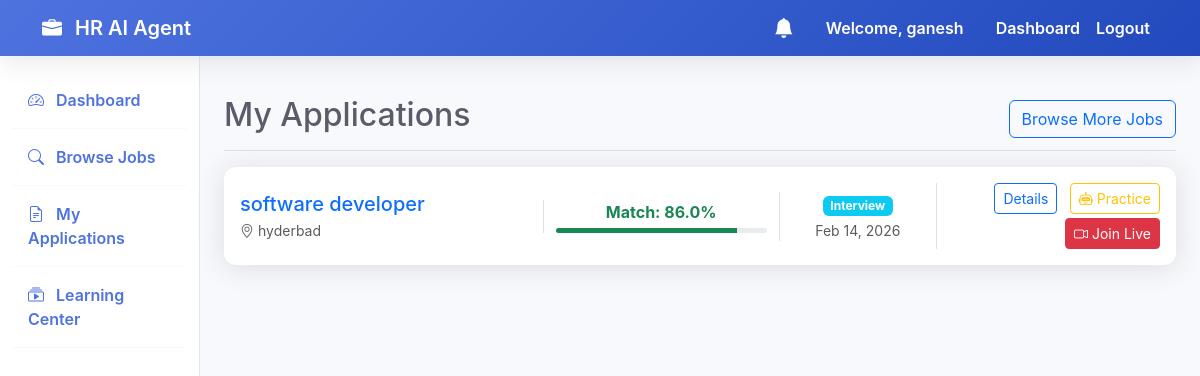
The page /jobs/applications/ (signed in) on the database as committed earlier.
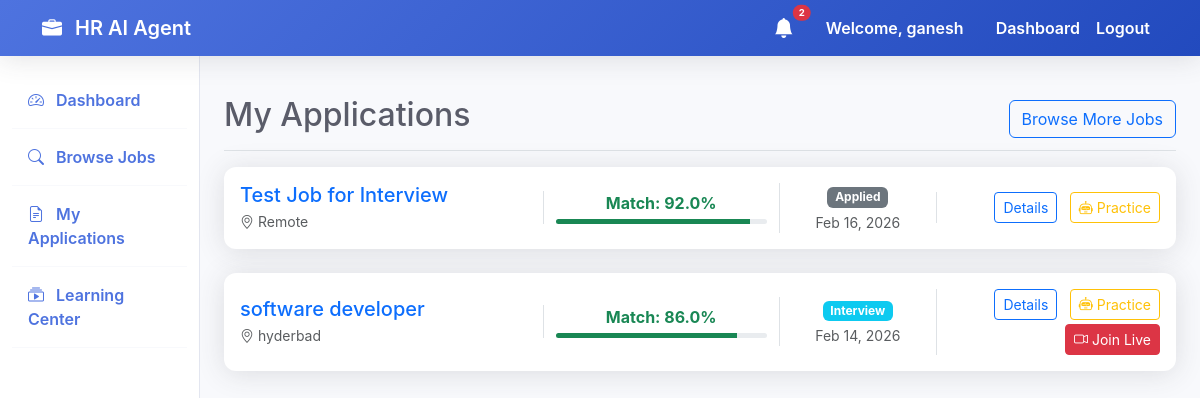
The same page on the database as committed later.
### jobs/models.py (models this page shows, shortened)
class Application(models.Model):
    STATUS_CHOICES = (
        ('applied', 'Applied'),
        ('shortlisted', 'Shortlisted'),
        ('rejected', 'Rejected'),
        ('interview', 'Interview'),
    )
    job = models.ForeignKey(Job, on_delete=models.CASCADE, related_name='applications')
    candidate = models.ForeignKey(settings.AUTH_USER_MODEL, on_delete=models.CASCADE, related_name='job_applications')
    resume = models.ForeignKey(Resume, on_delete=models.SET_NULL, null=True)
    match_score = models.FloatField(default=0.0)
    ai_feedback = models.TextField(blank=True, null=True)
    skills_matched = models.TextField(blank=True, null=True)
    missing_skills = models.TextField(blank=True, null=True)
    improvement_suggestions = models.TextField(blank=True, null=True)
    status = models.CharField(max_length=20, choices=STATUS_CHOICES, default='applied')
    applied_at = models.DateTimeField(auto_now_add=True)
    @property
    def upcoming_live_interview(self):
        return self.live_interviews.filter(status='scheduled').first()

class Job(models.Model):
    hr = models.ForeignKey(settings.AUTH_USER_MODEL, on_delete=models.CASCADE, related_name='posted_jobs')
    title = models.CharField(max_length=255)
    description = models.TextField()
    skills_required = models.TextField(help_text="Comma separated skills")
    experience_required = models.CharField(max_length=100)
    location = models.CharField(max_length=255)
    created_at = models.DateTimeField(auto_now_add=True)

### jobs/views.py (the view)
# urls.py: path('applications/', views.my_applications, name='my_applications'),
@login_required
def my_applications(request):
    apps = request.user.job_applications.all().order_by('-applied_at')
    return render(request, 'jobs/my_applications.html', {'applications': apps})

### interviews/context_processors.py (called while the page is built)
def unread_notifications(request):
    if request.user.is_authenticated:
        count = Notification.objects.filter(recipient=request.user, is_read=False).count()
        return {'unread_notifications_count': count}
    return {'unread_notifications_count': 0}

### templates/jobs/my_applications.html (shortened to what this page needs)
{% extends 'base.html' %}
{% block content %}
<div class="d-flex justify-content-between flex-wrap flex-md-nowrap align-items-center pt-3 pb-2 mb-3 border-bottom">
    <h1 class="h2">My Applications</h1>
    <a href="{% url 'job_list' %}" class="btn btn-outline-primary">Browse More Jobs</a>
</div>
<div class="row row-cols-1 g-4">
    {% for application in applications %}
    <div class="col">
        <div class="card p-3">
            <div class="row align-items-center">
                <div class="col-md-4">
                    <h5 class="mb-1 text-primary">{{ application.job.title }}</h5>
                    <p class="text-muted mb-0 small"><i class="bi bi-geo-alt me-1"></i>{{ application.job.location }}
                    </p>
                </div>
                <div class="col-md-3 text-center border-start">
                    <div
                        class="fw-bold {% if application.match_score >= 80 %}text-success{% elif application.match_score >= 50 %}text-warning{% else %}text-danger{% endif %}">
                        Match: {{ application.match_score|floatformat:1 }}%
                    </div>
                    <div class="progress mt-1" style="height: 5px;">
                        <div class="progress-bar {% if application.match_score >= 80 %}bg-success{% elif application.match_score >= 50 %}bg-warning{% else %}bg-danger{% endif %}"
                            role="progressbar" style="width: {{ application.match_score|floatformat:0 }}%;"></div>
                    </div>
                </div>
                <div class="col-md-2 text-center border-start">
                    <span
                        class="badge {% if application.status == 'shortlisted' %}bg-success{% elif application.status == 'rejected' %}bg-danger{% elif application.status == 'interview' %}bg-info{% else %}bg-secondary{% endif %}">
                        {{ application.get_status_display }}
                    </span>
                    <div class="small text-muted mt-1">{{ application.applied_at|date:"M d, Y" }}</div>
                </div>
                <div class="col-md-3 text-end border-start">
                    <a href="{% url 'application_detail' application.id %}"
                        class="btn btn-outline-primary btn-sm me-2">Details</a>
                    <a href="{% url 'mock_interview' application.id %}" class="btn btn-outline-warning btn-sm"
                        title="AI Mock Interview">
                        <i class="bi bi-robot"></i> Practice
                    </a>
                    {% if application.upcoming_live_interview %}
                    <a href="{% url 'live_interview_room' application.upcoming_live_interview.meeting_id %}"
                        class="btn btn-sm btn-danger blink-animation mt-1" target="_blank" title="Join Live Interview">
                        <i class="bi bi-camera-video"></i> Join Live
                    </a>
                    {% endif %}
                </div>
            </div>
        </div>
    </div>
    {% empty %}
    <div class="col-12 text-center py-5">
        <p class="lead">You haven't applied to any jobs yet.</p>
        <a href="{% url 'job_list' %}" class="btn btn-primary">Find Your First Job</a>
    </div>
    {% endfor %}
</div>
{% endblock %}

### templates/base.html (shortened to what the changed rows need)
<!DOCTYPE html>
<html lang="en">
<head>
    <link href="https://cdn.jsdelivr.net/npm/bootstrap@5.3.0/dist/css/bootstrap.min.css" rel="stylesheet">
    <link rel="stylesheet" href="https://cdn.jsdelivr.net/npm/bootstrap-icons@1.10.5/font/bootstrap-icons.css">
</head>
<body>
    <nav class="navbar navbar-expand-lg sticky-top">
        <div class="container">
            <div class="collapse navbar-collapse" id="navbarNav">
                <ul class="navbar-nav ms-auto">
                    {% if user.is_authenticated %}
                    <li class="nav-item me-3 d-flex align-items-center">
                        <a href="{% url 'dashboard' %}" class="nav-link position-relative py-0">
                            <i class="bi bi-bell-fill fs-5"></i>
                            {% if unread_notifications_count > 0 %}
                            <span
                                class="position-absolute top-0 start-100 translate-middle badge rounded-pill bg-danger"
                                style="font-size: 0.6rem;">
                                {{ unread_notifications_count }}
                            </span>
                            {% endif %}
                        </a>
                    </li>
                    {% endif %}
                </ul>
            </div>
        </div>
    </nav>
    <div class="container-fluid">
        <div class="row">
            {% if user.is_authenticated %}
            <main class="col-md-9 ms-sm-auto col-lg-10 px-md-4 py-4">
                {% block content %}{% endblock %}
            </main>
            {% endif %}
        </div>
    </div>
</body>
</html>

Rows that differ between the two databases and show on the page:
added Application: job "Test Job for Interview", job.location "Remote", match_score "92.0", status "Applied", applied_at "Feb 16, 2026"
Other text that changed with them:
{{ unread_notifications_count }}: (not shown) → "2"
